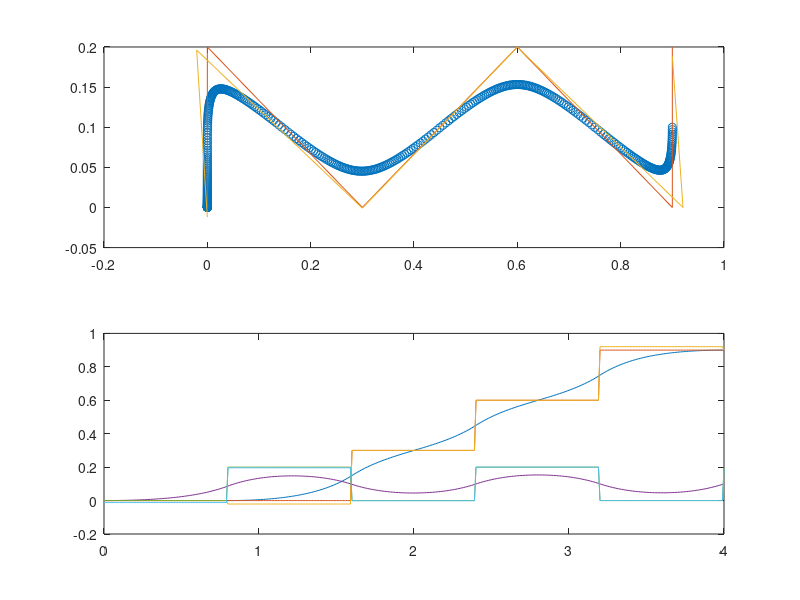

The MATLAB source for this figure:
%%%%%%%%%%%%%%%%%%%%%%%%%%%%%%%%%%%%%%%%%%%%%%%%%%%%%%%%%%%%%%%%%%%%%%%%%%%%%%%%
clear;									
											
foot = [0 0 0; 0.8 0.0 0.2; 1.6 0.3 0.0; 2.4 0.6 0.2; 3.2 0.9 0.0; 4.0 0.9 0.2; 100 0.9 0.2];
calculate_period = 4.0;						% (s)
dt = 0.01;									%  (s)
zh = 0.8;									% (m)
g  = 9.8;									%(m/s^2)

t = 0:dt:calculate_period;

%%%%%%%%%%%%%%%%%%%%%%%%%%%%%%%%%%%%%%%%%%%%%%%%%%%%%%%%%%%%%%%%%%%%%%%%%%%%%%%%

i = 1;										%ZMP
n = 1;										% 
for tt = 0:dt:calculate_period+1
	if (tt == foot(n,1))
		prefx(i) = foot(n,2);
		prefy(i) = foot(n,3);
		n = n + 1;
	else
		prefx(i) = prefx(i-1);
		prefy(i) = prefy(i-1);
	endif
	i = i + 1;
endfor

%%%%%%%%%%%%%%%%%%%%%%%%%%%%%%%%%%%%%%%%%%%%%%%%%%%%%%%%%%%%%%%%%%%%%%%%%%%%%%%%

i = n = 1;
px = py = 0;
x = y = xi = yi = 0;
xd = yd = xdi = ydi = 0;
a = 10;
b = 1;
Tc = sqrt(zh/g);
t0 = 0;

for tt = t
	x = (xi - px)*cosh((tt - t0)/Tc)+Tc*xdi*sinh((tt - t0)/Tc)+px;
	y = (yi - py)*cosh((tt - t0)/Tc)+Tc*ydi*sinh((tt - t0)/Tc)+py;
	xd = (xi - px)/Tc*sinh((tt - t0)/Tc)+xdi*cosh((tt - t0)/Tc);
	yd = (yi - py)/Tc*sinh((tt - t0)/Tc)+ydi*cosh((tt - t0)/Tc);

	if (tt == foot(n,1))
		t0 = foot(n,1);
		xi = x;
		yi = y;
		xdi = xd;
		ydi = yd;
		px = foot(n,2);
		py = foot(n,3);
		Tsup = foot(n+1,1)-foot(n,1);
		C = cosh(Tsup/Tc);
		S = sinh(Tsup/Tc);
		xb = (foot(n+1,2)-foot(n,2))/2;
		yb = (foot(n+1,3)-foot(n,3))/2;
		vxb = (C+1)/(Tc*S)*xb;
		vyb = (C-1)/(Tc*S)*yb;
		x_des = px + xb;
		y_des = py + yb;
		xd_des = vxb;
		yd_des = vyb;
		D = a*(C-1)^2+b*(S/Tc)^2;
		px = -a*(C-1)/D*(x_des-C*xi-Tc*S*xdi)-b*S/(Tc*D)*(xd_des-S/Tc*xi-C*xdi);
		py = -a*(C-1)/D*(y_des-C*yi-Tc*S*ydi)-b*S/(Tc*D)*(yd_des-S/Tc*yi-C*ydi);
		n = n + 1;
	endif

	x0(i) = x;			
	y0(i) = y;
	x1(i) = prefx(i);		
	y1(i) = prefy(i);
	x2(i) = px;				
	y2(i) = py;
	i = i + 1;
endfor
subplot(2,1,1);				
plot(x0, y0, "o", x1, y1, x2, y2);
subplot(2,1,2);
plot(t, x0, t, x1, t, x2, t, y0, t, y1, t, y2);
